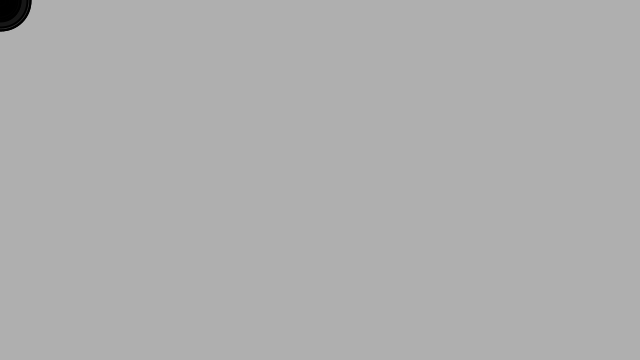
Frame 1 (no input)
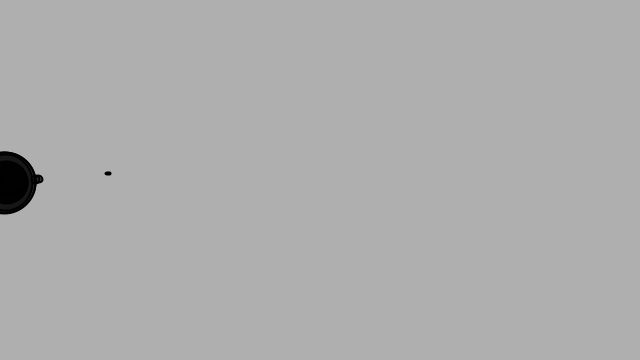
Frame 60 (the mouse pressed at the canvas centre just before this capture)
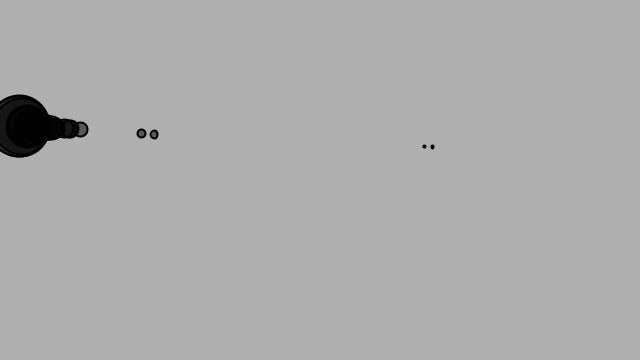
Frame 120 (the mouse held since frame 60 and released just before this capture)

The Processing sketch that drew these frames (run headless with seeded random() and noise(); from frame 60 on, the mouse is pressed at the canvas centre):

// Processing sketch: MoverReEdit
// ── MoverReEdit.pde
// The Nature of Code
// Valentin Girard
// Studing The Nature of Code
Liquid liquid;
Mover[] movers = new Mover[20];

void setup() {
  size(640,360);
  liquid = new Liquid(0,0,width,height,0.1);
  for (int i = 0; i < movers.length; i++) {
    movers[i] = new Mover(random(0.1,4),0,0); 
  }
}

void draw() {
  background(255);
  liquid.display();
  for (int i = 0; i < movers.length; i++) {

    PVector wind = new PVector(0.01,0);
    PVector gravity = new PVector(0,0.1*movers[i].mass);
    PVector friction = movers[i].velocity.get();
    float c = 0.001;
    friction.mult(-1);
    friction.normalize();
    friction.mult(c);
    movers[i].applyForce(friction);
    movers[i].applyForce(wind);
    movers[i].applyForce(gravity);

    movers[i].update();
    movers[i].display();
    movers[i].checkEdges();
  }
  
}

// ── Liquid.pde
// Valentin Girard
// The Nature of Code
// Studing The Nature of Code


class Liquid{
 float x,y,w,h;
 float c;
  
  Liquid(float x_, float y_, float w_, float h_,float c_){
    x = x_;
    y = y_;
    w = w_;
    h = h_;
    c = c_;
  }
  
  void display(){
   noStroke();
   fill(175);
   rect(x,y,w,h);
  }
}

// ── Mover.pde
// The Nature of Code
// Valentin Girard Based on Shiffman's code
// http://natureofcode.com

class Mover{

  PVector position;
  PVector velocity;
  PVector acceleration;
  float mass;

  Mover(float m, float x , float y) {
    mass = m;
    position = new PVector(x,y);
    velocity = new PVector(0,0);
    acceleration = new PVector(0,0);
  }
  
  void applyForce(PVector force) {
    PVector f = PVector.div(force,mass);
    acceleration.add(f);
  }
  
  void update() {
    velocity.add(acceleration);
    position.add(velocity);
    acceleration.mult(0);
  }

  void display() {
    stroke(0);
    strokeWeight(2);
    fill(0,127);
    ellipse(position.x,position.y,mass*16,mass*16);
  }

  void checkEdges() {

    if (position.x > width) {
      position.x = width;
      velocity.x *= -1;
    } else if (position.x < 0) {
      velocity.x *= -1;
      position.x = 0;
    }

    if (position.y > height) {
      velocity.y *= -1;
      position.y = height;
    }

  }
  
  boolean isInside(Liquid l){
   if (position.x > l.x && position.x < l.x + l.w && position.y > l.y && position.y < l.y+l.w){
     return true;
   } else {
     return false; 
   }
    
  }

}
